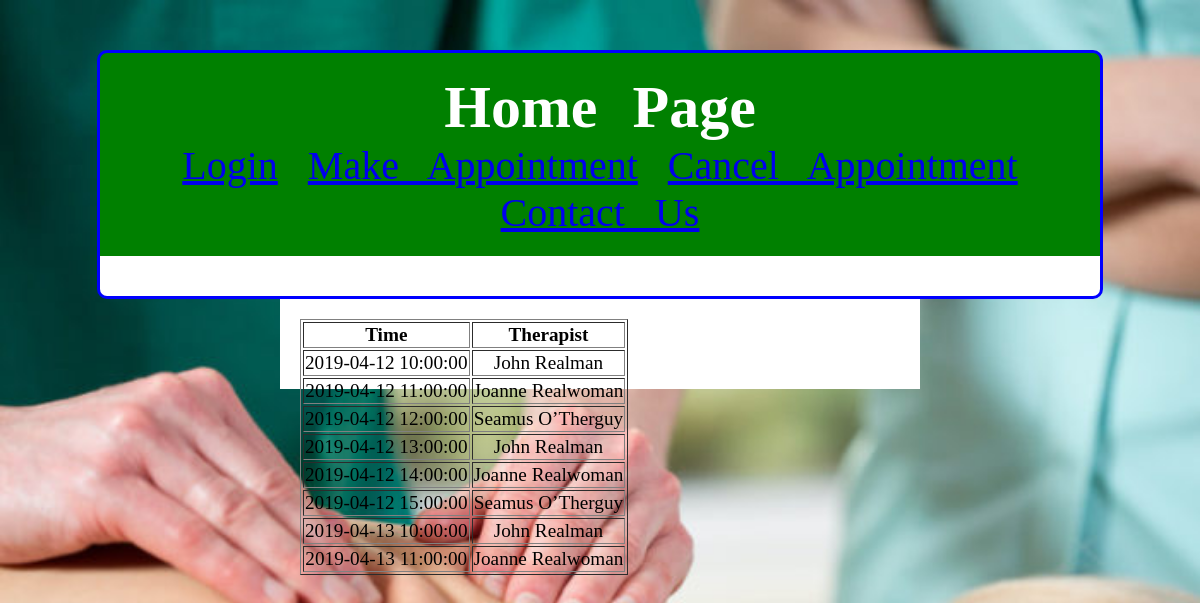
The page / on the database its author committed.
### tables this page shows
CREATE TABLE `timeslots` (
  `timeslotid` int(11) NOT NULL,
  `therapistid` int(11) NOT NULL,
  `timeslot` datetime NOT NULL
);

CREATE TABLE `therapists` (
  `therapistid` int(11) NOT NULL,
  `username` varchar(100) NOT NULL,
  `password` varchar(100) NOT NULL,
  `therapistname` varchar(100) NOT NULL
);

### index.php (the view, shortened to what this page needs)
<!DOCTYPE html>
<html>
<head>
	<link rel="stylesheet" type="text/css" href="style.css">
</head>
<body>
  <div class="header">
  	<h2>Home Page</h2>
    <a href="login.php">Login</a>
    <a href="booking.php">Make Appointment</a>
    <a href="cancelbooking.php">Cancel Appointment</a>
    <a href="contactus.php">Contact Us</a>
  </div>
  <div class="content">
  </div>
  <div class="table">
    <?php
    $db = mysqli_connect('localhost', 'root', '', 'db_booking');
    $result = mysqli_query($db,"SELECT timeslot, therapistname
      FROM timeslots, therapists
      WHERE timeslots.therapistid = therapists.therapistid");
    echo "<table border='1'>
    <tr>
    <th>Time</th>
    <th>Therapist</th>
    </tr>";
    while($row = mysqli_fetch_array($result))
    {
    echo "<tr>";
    echo "<td>" . $row['timeslot'] . "</td>";
    echo "<td>" . $row['therapistname'] . "</td>";
    echo "</tr>";
    }
    echo "</table>";
    ?>
  </div>
</body>
</html>

### style.css (style rules this page uses)
* { margin: 0px;'' padding: 0px; }
body { font-size: 120%; background-image: url("massage.img.jpg"); background-repeat: no-repeat; background-size: cover; }
.header { width: 80%; margin: 50px auto 0px; color: white; background: green; text-align: center; word-spacing: 20px; font-size: 40px; border: 3px solid blue; border-bottom: none; border-radius: 10px 10px 0px 0px; padding: 20px; }
form, .content { width: 80%; margin: 0px auto; text-align: center; font-size: 40px; padding: 20px; border: 3px solid blue; border-top: none; background: white; border-radius: 0px 0px 10px 10px; }
.table { display: inline-inline-grid; width: 80%; text-align: center; margin: 0px auto; padding: 20px; border-top: none; margin: 0 auto; z-index: 1; width: 50%; height: 50px; background: white; }

### rows shown on the page
timeslots: timeslot "2019-04-12 10:00:00", therapistid.therapistname "John Realman"
timeslots: timeslot "2019-04-12 11:00:00", therapistid.therapistname "Joanne Realwoman"
timeslots: timeslot "2019-04-12 12:00:00", therapistid.therapistname "Seamus O’Therguy"
timeslots: timeslot "2019-04-12 13:00:00", therapistid.therapistname "John Realman"
timeslots: timeslot "2019-04-12 14:00:00", therapistid.therapistname "Joanne Realwoman"
timeslots: timeslot "2019-04-12 15:00:00", therapistid.therapistname "Seamus O’Therguy"
timeslots: timeslot "2019-04-13 10:00:00", therapistid.therapistname "John Realman"
timeslots: timeslot "2019-04-13 11:00:00", therapistid.therapistname "Joanne Realwoman"
